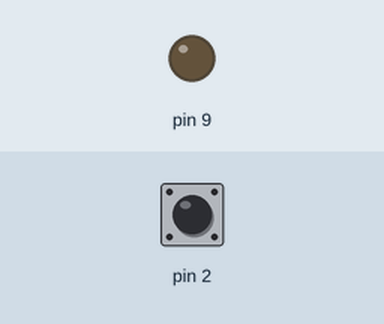
Recording of a program running on a simulated Arduino Uno, built with avr-gcc and run on an emulated ATmega328P. Shown: output pins drawn as LEDs (lit = HIGH). The test bench sets the inputs (shaded band); at power-on: pin 2 LOW. What the program prints to the serial monitor is not drawn.

Above: at 1.2 s.
1.3 s: pin 2 pulsed HIGH 2 times (0.12 s each, 0.3 s apart)
At 2.0 s:
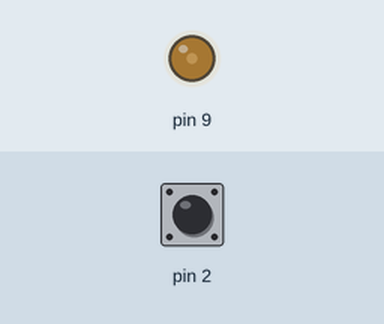
At 3.0 s:
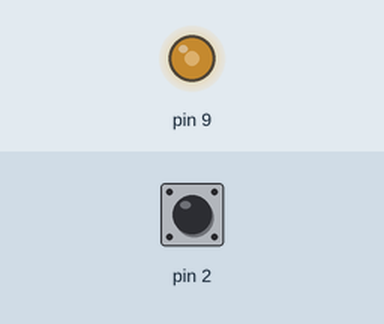
4.9 s: pin 2 pulsed HIGH 2 times (0.12 s each, 0.3 s apart)
At 6.7 s:
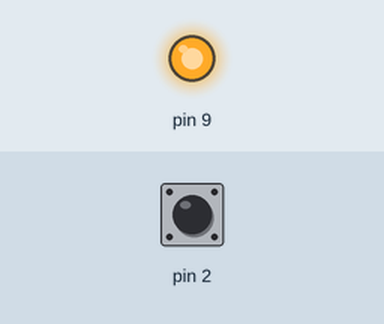
Timing chart, 0 to 8.2 s (numbered marks = the images above; inputs shaded):
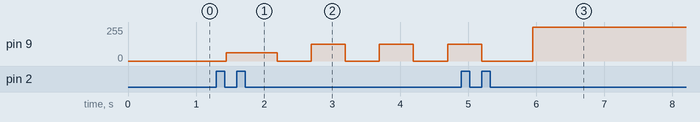

Measured:
- after the input at 1.3 s, pin 9: 0/255 → 63/255 after 0.15 s, then repeats every 1.0 s: 0/255 0.50 s, 127/255 0.50 s

The program:

main.cpp
```cpp
#include <Arduino.h>
#include "Action.h"
#include "ActionModifierIntensiteDEL.h"
#include "Bouton.h"
#include "DEL.h"
#include "Program.h"


Program* program;

void setup() {
    program = new Program();
}

void loop() {
    program->loop();
}
```

Action.h
```cpp
#pragma once
#include <Arduino.h>

class Action{
public:
    virtual void executer() = 0;
};
```

ActionModifierIntensiteDEL.h
```cpp
#pragma once
#include <Arduino.h>
#include "Action.h"
#include "DEL.h"

class ActionModifierIntensiteDEL: public Action{
public:
    ActionModifierIntensiteDEL(DEL* p_del);
    void executer() override;
    void setPas();
private:
    DEL* m_del;
    float m_pourcentageIntensite;
    float m_pas;
};
```

Bouton.h
```cpp
#pragma once
#include <Arduino.h>
#include "Action.h"

class Bouton{
public:
    Bouton(uint8_t p_pinBouton, Action* p_actionBoutonPresse);
    void tick();
    uint8_t getPin();

private:
    uint8_t m_pin;
    Action* m_actionBoutonPresse;
};
```

DEL.h
```cpp
#pragma once
#include <Arduino.h>

class DEL{
public:
    DEL(uint8_t p_pin);
    void allumer();
    void allumer(float p_pourcentageIntensite);
    void eteindre();
    float getPourcentageIntensite();
    unsigned long getTempsAllume();
    unsigned long getTempsEteint();
    void setIntensite(float p_intensite);
    void clignoter(float p_tempsAllumee, float p_tempsEteint);
private:
    uint8_t m_pin;
    float m_pourcentageIntensite;
    uint32_t m_tempsAllume;
    uint32_t m_tempsEteint;
    unsigned long m_dureeActionMS;
    uint32_t m_dateDerniereDecrementation;
    int m_etatCycle;
};
```

Program.h
```cpp
#pragma once
#include <Arduino.h>
#include "Bouton.h"

class Program{
public:
    Program();
    void loop();
private:
    Bouton* m_bouton1;
    Bouton* m_bouton2;
};
```

ActionModifierIntensiteDEL.cpp
```cpp
#include <Arduino.h>
#include "ActionModifierIntensiteDEL.h"

ActionModifierIntensiteDEL::ActionModifierIntensiteDEL(DEL* p_del):
    m_del(p_del),
    m_pas(25)
{

}

void ActionModifierIntensiteDEL::setPas(){
    m_pas = -m_pas;
}

void ActionModifierIntensiteDEL::executer() {
    if(m_pourcentageIntensite < 0){
        m_pourcentageIntensite = 25;
        setPas();
    }
    else if(m_pourcentageIntensite > 100){
        m_pourcentageIntensite = 75;
        setPas();
    }
    m_del->setIntensite(m_pourcentageIntensite);

    m_pourcentageIntensite += m_pas;
}
```

Bouton.cpp
```cpp
#include <Arduino.h>
#include "Bouton.h"

Bouton::Bouton(uint8_t p_pinBouton, Action* p_action):
    m_pin(p_pinBouton),
    m_actionBoutonPresse(p_action)
{
    ;
}

uint8_t Bouton::getPin(){
    return m_pin;
}

void Bouton::tick(){
   m_actionBoutonPresse->executer();
}
```

DEL.cpp
```cpp
#include <Arduino.h>
#include "DEL.h"


DEL::DEL(uint8_t p_pin):
    m_pin(p_pin),
    m_tempsAllume(0),
    m_tempsEteint(0),
    m_pourcentageIntensite(100)
{
    m_etatCycle = 1;
    m_dureeActionMS = 0;
    m_dateDerniereDecrementation = 0;
}

void DEL::allumer(){
    analogWrite(m_pin, (m_pourcentageIntensite*255)/100);
}

void DEL::allumer(float p_pourcentage){
    m_pourcentageIntensite = p_pourcentage;
    analogWrite(m_pin, (m_pourcentageIntensite*255)/100);
}

void DEL::eteindre(){
    analogWrite(m_pin, LOW);
}

float DEL::getPourcentageIntensite(){
    return m_pourcentageIntensite;
}

void DEL::setIntensite(float p_intensite){
    m_pourcentageIntensite = p_intensite;
}

void DEL::clignoter(float p_tempsAllume, float p_tempsEteint) {

    unsigned long currentMicros = millis();

    while(m_dureeActionMS > 0 && (currentMicros - m_dateDerniereDecrementation) >= 1000){
        m_dureeActionMS --;
        m_dateDerniereDecrementation += 1000;
    }

    if (currentMicros - m_dateDerniereDecrementation >= m_dureeActionMS) {

        m_dateDerniereDecrementation = currentMicros;

        if (m_etatCycle == 1) {
            allumer(m_pourcentageIntensite);
            m_dureeActionMS = (unsigned long)p_tempsAllume;
            m_etatCycle = 0;
        } else {
            eteindre();
            m_dureeActionMS = (unsigned long)p_tempsEteint;
            m_etatCycle = 1;
        }
    }
}
```

Program.cpp
```cpp
#include <Arduino.h>
#include "Program.h"
#include "ActionModifierIntensiteDEL.h"
#include "DEL.h"

long derniereDateChangement1 = 0;
int dernierEtatBouton1 = HIGH;
int dernierEtatStableBouton1 = HIGH;
const int delaiMinPression = 25;
int etatBouton = 0;


Action* action1;
DEL* del1;
Program::Program()
{
    Serial.begin(9600);
    Serial.print("Hello world");
    del1 = new DEL(9);
    action1 = new ActionModifierIntensiteDEL(del1);
    m_bouton1 = new Bouton(2, action1);
    pinMode(m_bouton1->getPin(), INPUT);
}

void Program::loop()
{
    etatBouton = digitalRead(m_bouton1->getPin());
    long dateActuelle = millis();

    if (etatBouton != dernierEtatBouton1) {
        derniereDateChangement1 = dateActuelle;
        dernierEtatBouton1 = etatBouton;
    }

    if(dateActuelle - derniereDateChangement1 > delaiMinPression) {
        if (dernierEtatStableBouton1 == HIGH && etatBouton == LOW) {
                m_bouton1->tick();
        }
        switch ((int)del1->getPourcentageIntensite()) {
        case 0:
            del1->clignoter(0,0);
            break;
        case 25:
            del1->clignoter(750,250);
            break;
        case 50:
            del1->clignoter(500,500);
            break;
        case 75:
            del1->clignoter(250,750);
            break;
        case 100:
            del1->clignoter(1000, 0);
            break;
        default:
            break;
        }
        dernierEtatStableBouton1 = etatBouton;
    }
}
```
